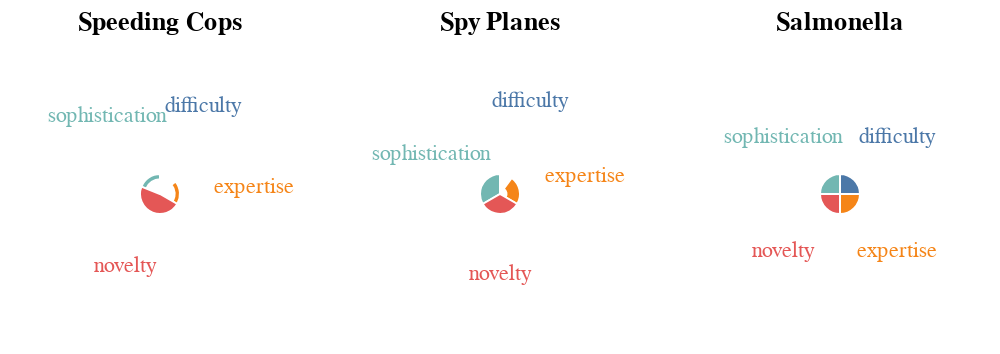

Write notebook code for a chart like this one.
### Code cell
alt.hconcat(cops_chart, planes_chart, salm_chart).configure_view(
    #continuousHeight=200,
    #continuousWidth=200,
    strokeWidth=0,
    #fill='#FFEEDD',
    #stroke='red',
)

### Figure 1 — Vega-Lite specification as saved in the notebook (floating-point values rounded to 4 significant figures)
{"config": {"view": {"continuousWidth": 300, "continuousHeight": 300, "strokeWidth": 0}}, "hconcat": [{"layer": [{"mark": {"type": "arc", "innerRadius": 10, "stroke": "#fff"}, "encoding": {"color": {"field": "attribute", "legend": null, "type": "nominal"}, "order": {"field": "attribute", "type": "nominal"}, "radius": {"field": "rating", "scale": {"type": "sqrt", "zero": true, "rangeMin": 20}, "type": "quantitative"}, "theta": {"field": "rating", "stack": true, "type": "quantitative"}}}, {"mark": {"type": "text", "radiusOffset": 40}, "encoding": {"color": {"field": "attribute", "legend": null, "type": "nominal"}, "order": {"field": "attribute", "type": "nominal"}, "radius": {"field": "rating", "scale": {"type": "sqrt", "zero": true, "rangeMin": 20}, "type": "quantitative"}, "text": {"field": "attribute", "type": "nominal"}, "theta": {"field": "rating", "stack": true, "type": "quantitative"}}}], "data": {"name": "data-daa2d9d5ec019ed02af11cfc8ddb4b29"}, "height": 150, "title": "Speeding Cops", "width": 150}, {"layer": [{"mark": {"type": "arc", "innerRadius": 10, "stroke": "#fff"}, "encoding": {"color": {"field": "attribute", "legend": null, "type": "nominal"}, "order": {"field": "attribute", "type": "nominal"}, "radius": {"field": "rating", "scale": {"type": "sqrt", "zero": true, "rangeMin": 20}, "type": "quantitative"}, "theta": {"field": "rating", "stack": true, "type": "quantitative"}}}, {"mark": {"type": "text", "radiusOffset": 40}, "encoding": {"color": {"field": "attribute", "legend": null, "type": "nominal"}, "order": {"field": "attribute", "type": "nominal"}, "radius": {"field": "rating", "scale": {"type": "sqrt", "zero": true, "rangeMin": 20}, "type": "quantitative"}, "text": {"field": "attribute", "type": "nominal"}, "theta": {"field": "rating", "stack": true, "type": "quantitative"}}}], "data": {"name": "data-b5155be1ff88f013969762575a3c34ef"}, "height": 150, "title": "Spy Planes", "width": 150}, {"layer": [{"mark": {"type": "arc", "innerRadius": 10, "stroke": "#fff"}, "encoding": {"color": {"field": "attribute", "legend": null, "type": "nominal"}, "order": {"field": "attribute", "type": "nominal"}, "radius": {"field": "rating", "scale": {"type": "sqrt", "zero": true, "rangeMin": 20}, "type": "quantitative"}, "theta": {"field": "rating", "stack": true, "type": "quantitative"}}}, {"mark": {"type": "text", "radiusOffset": 40}, "encoding": {"color": {"field": "attribute", "legend": null, "type": "nominal"}, "order": {"field": "attribute", "type": "nominal"}, "radius": {"field": "rating", "scale": {"type": "sqrt", "zero": true, "rangeMin": 20}, "type": "quantitative"}, "text": {"field": "attribute", "type": "nominal"}, "theta": {"field": "rating", "stack": true, "type": "quantitative"}}}], "data": {"name": "data-96fad9e8433e9d2ec1a44fea24b640bf"}, "height": 150, "title": "Salmonella", "width": 150}], "$schema": "https://vega.github.io/schema/vega-lite/v5.16.3.json", "datasets": {"data-daa2d9d5ec019ed02af11cfc8ddb4b29": [{"index": 1, "name": "Speeding Cops", "attribute": "difficulty", "rating": 3}, {"index": 4, "name": "Speeding Cops", "attribute": "sophistication", "rating": 4}, {"index": 7, "name": "Speeding Cops", "attribute": "expertise", "rating": 4}, {"index": 10, "name": "Speeding Cops", "attribute": "novelty", "rating": 10}], "data-b5155be1ff88f013969762575a3c34ef": [{"index": 2, "name": "Spy Planes", "attribute": "difficulty", "rating": 3}, {"index": 5, "name": "Spy Planes", "attribute": "sophistication", "rating": 10}, {"index": 8, "name": "Spy Planes", "attribute": "expertise", "rating": 7}, {"index": 11, "name": "Spy Planes", "attribute": "novelty", "rating": 10}], "data-96fad9e8433e9d2ec1a44fea24b640bf": [{"index": 0, "name": "Salmonella", "attribute": "difficulty", "rating": 10}, {"index": 3, "name": "Salmonella", "attribute": "sophistication", "rating": 10}, {"index": 6, "name": "Salmonella", "attribute": "expertise", "rating": 10}, {"index": 9, "name": "Salmonella", "attribute": "novelty", "rating": 10}]}}
